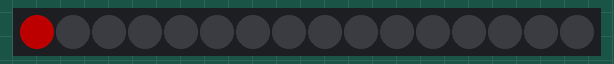
The program below on a simulated CircuitPython board. Shown: 16 RGB LEDs in strip order, left to right. Dim RGB values are drawn brighter than linear.

Above: at 0.15 s.
At 1.06 s:
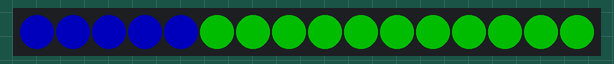
At 1.68 s:
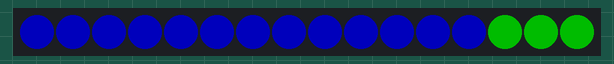
At 2.29 s:
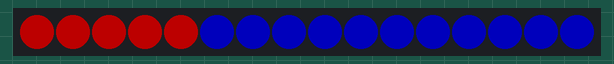
At 3.2 s:
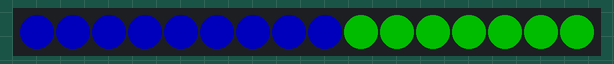
At 4.12 s:
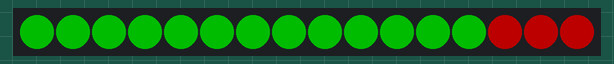

The program:

RGB-ring.py
```python
import board, neopixel, time
pixpin = board.D1
numpix = 16

pixels = neopixel.NeoPixel(pixpin, numpix, brightness=.3)

while True:
    for i in range(numpix):
        pixels[i] = (255,0,0)
        time.sleep(0.01)
    pixels.write()

    for i in range(numpix):
        pixels[i] = (0,255,0)
        time.sleep(0.01)
    pixels.write()

    for i in range(numpix):
        pixels[i] = (0,0,255)
        time.sleep(0.01)
    pixels.write()
```

Measured:
- by itself, everything shown: repeats every 3.7 s, in 12 steps
